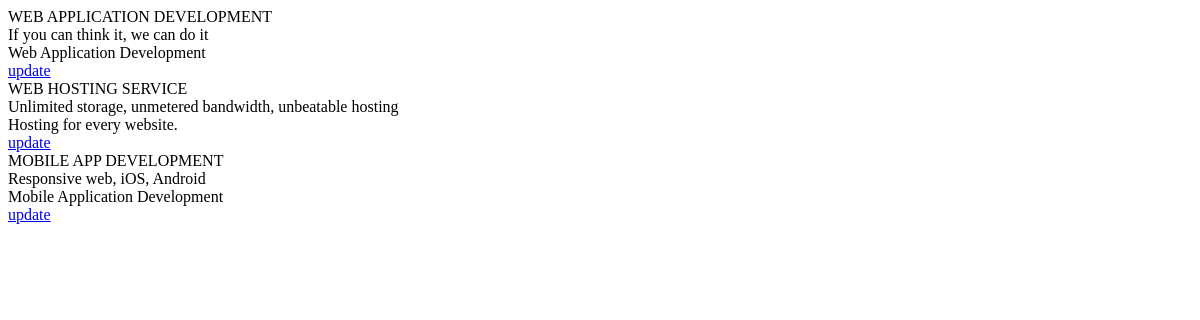
The page /all_service_header/ on the database as committed earlier.
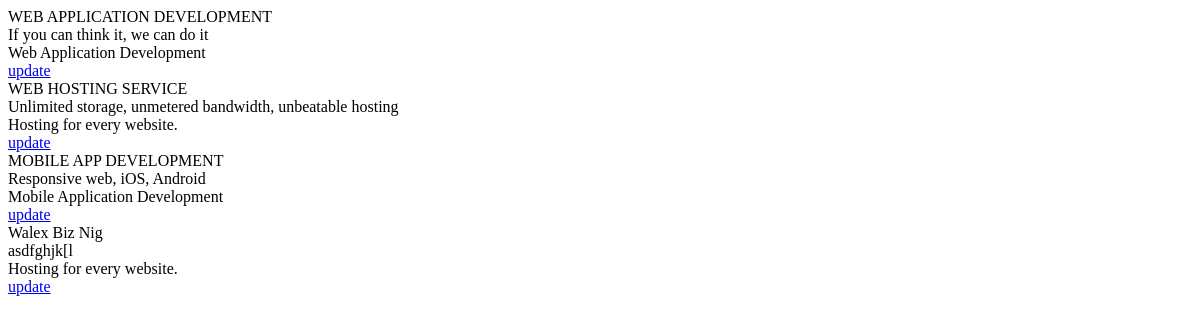
The same page on the database as committed later.
### main/models.py (models this page shows)
class ServiceHeader(models.Model):
	service = models.ForeignKey(Service, on_delete=models.CASCADE, blank=True, null=True)
	shc_one = models.CharField(max_length=200, blank=True, null=True)
	shc_two = models.TextField(blank=True, null=True)

class Service(models.Model):
	title = models.CharField(max_length=200, blank=True, null=True)
	image = models.ImageField(upload_to='uploads/', blank=True, null=True)
	slug = models.SlugField(null=True, blank=True, default="slug")
	def __str__(self):
		return self.title

### main/views.py (the view)
# urls.py: path('all_service_header/', views.all_service_header, name='all_service_header'),
def all_service_header(request):
	service_header = ServiceHeader.objects.all()
	context = {'service_header': service_header}
	return render(request, 'main/all_service_header.html', context)

### main/templates/main/all_service_header.html
{% for rs in service_header %}
	{{ rs.service }}<br>
	{{ rs.shc_two }}<br>
	{{ rs.shc_one }}<br>
<div><a href="/update_service_header/{{ rs.pk }}">update</a><br>
{% endfor %}

Rows that differ between the two databases and show on the page:
added ServiceHeader: service "Walex Biz Nig", shc_two "asdfghjk[l", shc_one "Hosting for every website."
